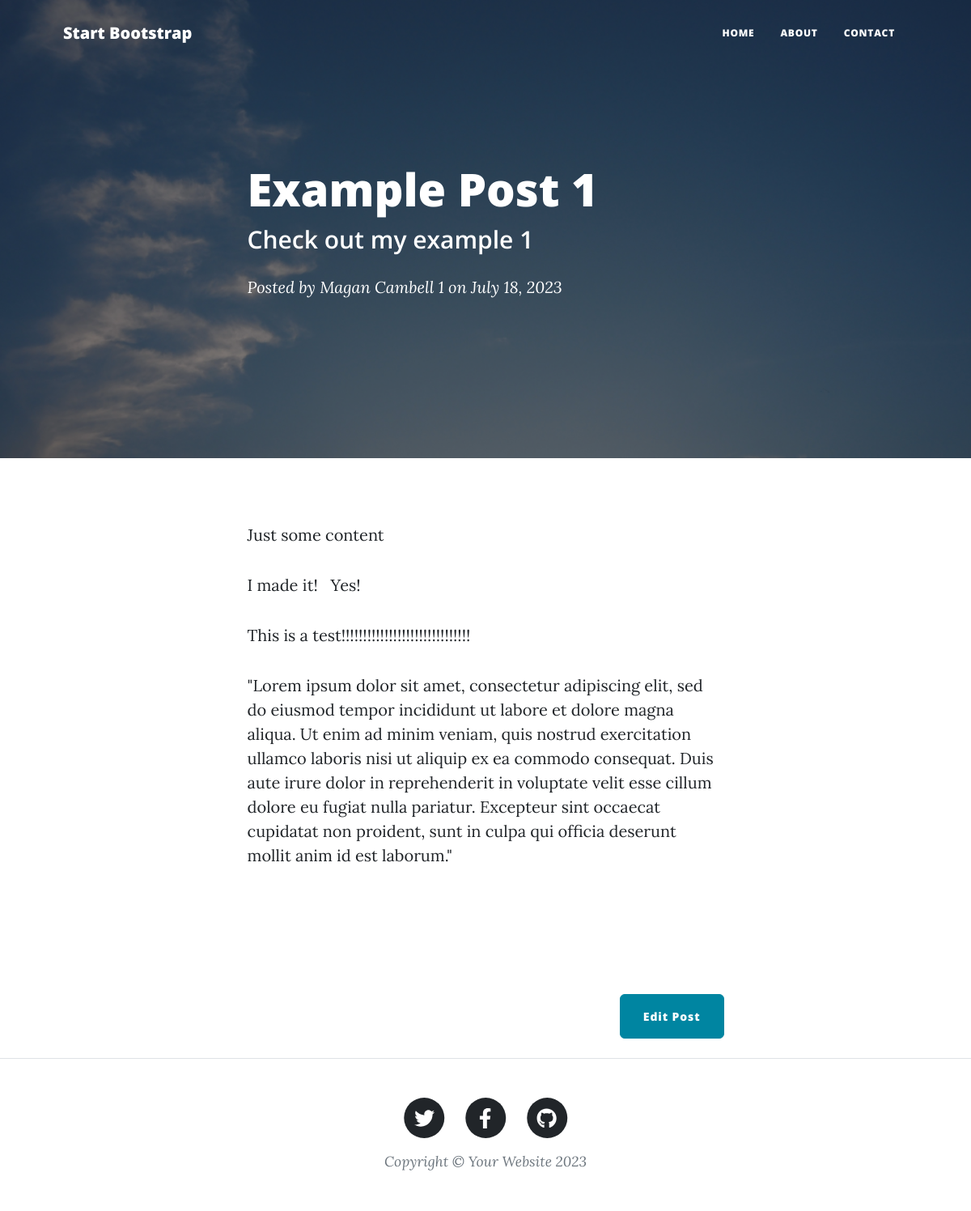
The app's page /show_post/1 with its own data.
### main.py (models this page shows)
class BlogPost(db.Model):
    id: Mapped[int] = mapped_column(Integer, primary_key=True)
    title: Mapped[str] = mapped_column(String(250), unique=True, nullable=False)
    subtitle: Mapped[str] = mapped_column(String(250), nullable=False)
    date: Mapped[str] = mapped_column(String(250), nullable=False)
    body: Mapped[str] = mapped_column(Text, nullable=False)
    author: Mapped[str] = mapped_column(String(250), nullable=False)
    img_url: Mapped[str] = mapped_column(String(250), nullable=False)

### main.py (the view)
@app.route('/show_post/<int:post_id>',methods=['GET'])
def show_post(post_id):
    requested_post = db.get_or_404(BlogPost, post_id)
    return render_template("post.html", post=requested_post)

### templates/post.html
{% include "header.html" %}
<header class="masthead" style="background-image: url({{post.img_url}})">
  <div class="container position-relative px-4 px-lg-5">
    <div class="row gx-4 gx-lg-5 justify-content-center">
      <div class="col-md-10 col-lg-8 col-xl-7">
        <div class="post-heading">
          <h1>{{ post.title }}</h1>
          <h2 class="subheading">{{ post.subtitle }}</h2>
          <span class="meta"
            >Posted by
            <a href="#">{{ post.author }}</a>
            on {{ post.date }}
          </span>
        </div>
      </div>
    </div>
  </div>
</header>
<article>
  <div class="container px-4 px-lg-5">
    <div class="row gx-4 gx-lg-5 justify-content-center">
      <div class="col-md-10 col-lg-8 col-xl-7">
        {{ post.body|safe }}
        <div class="d-flex justify-content-end mb-4">
          <a
            class="btn btn-primary float-right"
            href="{{ url_for('edit_post', post_id=post.id) }}"
            >Edit Post</a
          >
        </div>
      </div>
    </div>
  </div>
</article>
{% include "footer.html" %}

### records on screen
BlogPost: img_url (placeholder picture), title "Example Post 1", subtitle "Check out my example 1", author "Magan Cambell 1", date "July 18, 2023", body "Just some content I made it! Yes! This is a test!!!!!!!!!!!!!!!!!!!!!!!!!!!!!! \"Lorem ipsum dolor sit amet, consectetur adipiscing elit, sed do eiusmod tempor incididunt ut labore et dolore magna aliqua. Ut enim ad minim veniam, quis nostrud exercitation ullamco laboris nisi ut aliquip ex ea commodo consequat. Duis aute irure dolor in reprehenderit in voluptate velit esse cillum dolore eu fugiat nulla pariatur. Excepteur sint occaecat cupidatat non proident, sunt in culpa qui officia deserunt mollit anim id est laborum.\""
